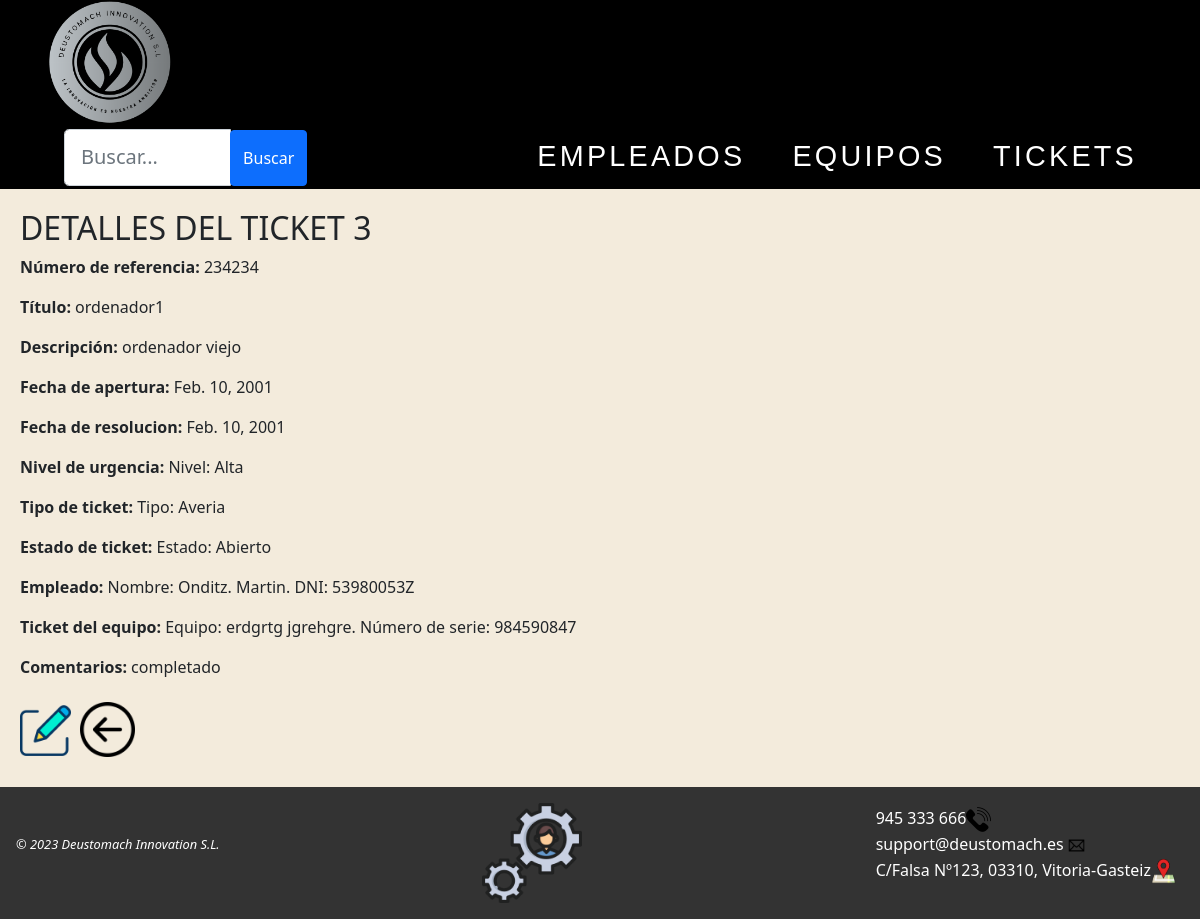
Before: /AppWeb/listadoTickets/3 with the older database file.
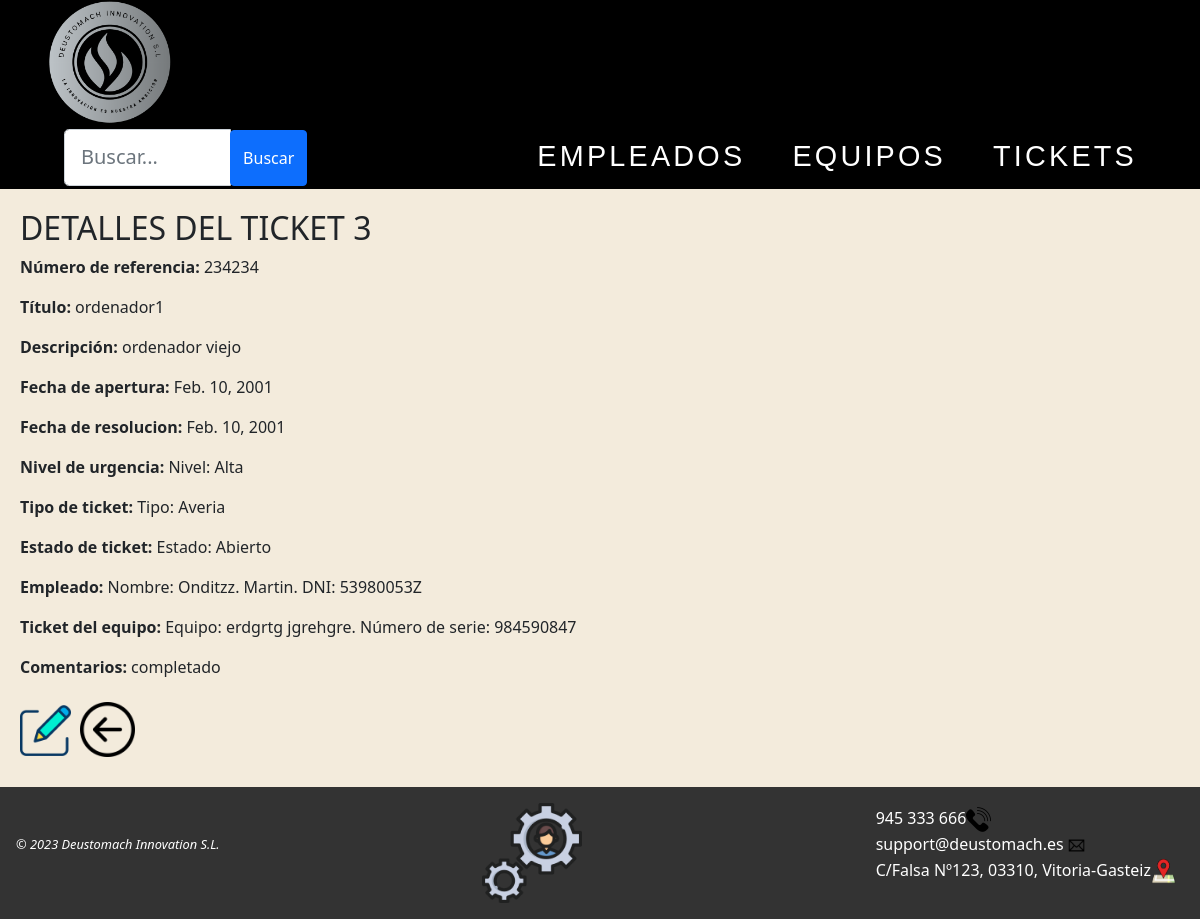
After: the same page with the newer database file.
### AppWeb/models.py (models this page shows, shortened)
class Ticket(models.Model):
    nref = models.CharField(max_length = 20, unique=True)
    titulo = models.CharField(max_length = 10)
    descripcion = models.CharField(max_length = 50)
    fechaApertura = models.DateField(null=True, blank=True)
    fechaResolucion = models.DateField(null=True, blank=True)
    nivelUrgencia = models.ForeignKey('NivelUrgencia', on_delete=models.CASCADE) # relación one-to-many para seleccionar el nivel de urgencia
    tipo = models.ForeignKey('TipoTicket', on_delete=models.CASCADE) # relación one-to-many para seleccionar el tipo de ticket
    estado = models.ForeignKey('EstadoTicket', on_delete=models.CASCADE) # relación one-to-many para seleccionar el estado del ticket
    empleado = models.ForeignKey('Empleado', on_delete=models.CASCADE, default="") # relación one-to-many, un ticket solo es atendido por un empleado
    equipo = models.ForeignKey('Equipo', on_delete=models.CASCADE, default="") # relación one-to-many, un ticket solo puede tener un equipo
    comentarios = models.CharField(max_length = 40)

class Empleado(models.Model):
    dni = models.CharField(max_length=9, unique=True)
    nombre = models.CharField(max_length=15)
    apellidos = models.CharField(max_length=25)
    email = models.CharField(max_length=30)
    telefono = models.IntegerField(default=0)
    def __str__(self):
        return f" Nombre: {self.nombre}. {self.apellidos}. DNI: {self.dni}"

class NivelUrgencia(models.Model):
    nombre = models.CharField(max_length=20)
    def __str__(self):
        return f" Nivel: {self.nombre}"

class TipoTicket(models.Model):
    nombre = models.CharField(max_length=20)
    def __str__(self):
        return f" Tipo: {self.nombre}"

class EstadoTicket(models.Model):
    nombre = models.CharField(max_length=20)
    def __str__(self):
        return f" Estado: {self.nombre}"

class Equipo(models.Model):
    nserie = models.CharField(max_length=20, unique=True)
    modelo = models.CharField(max_length=50)
    marca = models.CharField(max_length=30)
    tipo = models.CharField(max_length=20)
    fechaAdquisicion = models.DateField(null=True, blank=True)
    fechaPuestaMarcha = models.DateField(null=True, blank=True)
    provNombre = models.CharField(max_length=30)
    provTelefono = models.IntegerField(default=0)
    planta = models.CharField(max_length=15)
    def __str__(self):
        return f" Equipo: {self.marca} {self.modelo}. Número de serie: {self.nserie}"

### AppWeb/views.py (the view)
# urls.py: path('AppWeb/listadoTickets/<int:pk>',views.DetalleTicket.as_view(), name='detalle-ticket'),
class DetalleTicket(DetailView):
    template_name = 'detalleTicket.html'
    model = Ticket

### AppWeb/templates/detalleTicket.html
{% extends "homeTickets.html" %}
{% load static %}
{% block contenido %}
{% if ticket %}
<div class="contenido">
    <h2>DETALLES DEL TICKET {{ticket.id}}</h2>
    <ul class="detalles">
        <li>
            <p><b>Número de referencia: </b>{{ticket.nref}} </p>
        </li>
        <li>
            <p><b>Título: </b>{{ticket.titulo}}</p>
        </li>
        <li>
            <p><b>Descripción: </b>{{ticket.descripcion}}</p>
        </li>
        <li>
            <p><b>Fecha de apertura: </b>{{ticket.fechaApertura}}</p>
        </li>
        <li>
            <p><b>Fecha de resolucion: </b>{{ticket.fechaResolucion}} </p>
        </li>
        <li>
            <p><b>Nivel de urgencia: </b>{{ticket.nivelUrgencia}} </p>
        </li>
        <li>
            <p><b>Tipo de ticket: </b>{{ticket.tipo}}</p>
        </li>
        <li>
            <p><b>Estado de ticket: </b>{{ticket.estado}}</p>
        </li>
        <li>
            <p><b>Empleado: </b>{{ticket.empleado}}</p>
        </li>
        <li>
            <p><b>Ticket del equipo: </b>{{ticket.equipo}}</p>
        </li>
        <li>
            <p><b>Comentarios: </b>{{ticket.comentarios}}</p>
        </li>
    </ul>
    {% else %}
    <p>No existe el ticket seleccionado.</p>
    {% endif %}
    <a href="{% url 'gestion:modificar-ticket' ticket.id %}"><img src="{% static 'images/editar.png' %}" width="51px"
        title="Haz clic para editar este ticket"></a>
    <a href="{% url 'gestion:listado-ticket' %}"><img class="atras" src="{% static 'images/back.png' %}" title="Pulsa para volver a la página anterior"></a>
</div>
{% endblock %}

Changed rows visible on the page:
changed through a linked row, Ticket "ordenador1": empleado "Nombre: Onditz. Martin. DNI: 53980053Z" → "Nombre: Onditzz. Martin. DNI: 53980053Z"
